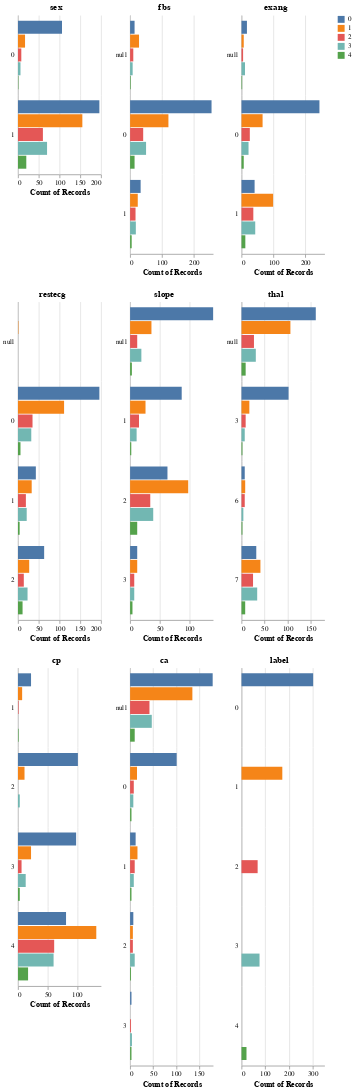

Notebook source saved alongside this figure:
### Code cell
aly.dist(train_df, dtype = 'category', color = 'label')

### Figure 1 — Vega-Lite specification as saved in the notebook (floating-point values rounded to 4 significant figures; data arrays with more than 128 entries replaced by an {"elided": "..."} marker saying what was removed)
{"config": {"view": {"continuousWidth": 300, "continuousHeight": 300, "stroke": null}, "facet": {"spacing": 0}, "scale": {"bandPaddingInner": 0.06, "bandPaddingOuter": 0.4}}, "concat": [{"vconcat": [{"mark": {"type": "bar"}, "encoding": {"color": {"field": "label", "title": null, "type": "nominal"}, "row": {"field": "sex", "header": {"labelAlign": "left", "labelAngle": 0, "labelPadding": 5}, "title": null, "type": "nominal"}, "x": {"aggregate": "count", "type": "quantitative"}, "y": {"axis": {"domain": true, "labels": false, "ticks": false, "title": ""}, "field": "label", "title": null, "type": "nominal"}}, "width": 120}], "data": {"name": "data-7d1beb60c14d08dcee3733198299f00f"}, "title": {"text": "sex", "anchor": "middle"}}, {"vconcat": [{"mark": {"type": "bar"}, "encoding": {"color": {"field": "label", "title": null, "type": "nominal"}, "row": {"field": "fbs", "header": {"labelAlign": "left", "labelAngle": 0, "labelPadding": 5}, "title": null, "type": "nominal"}, "x": {"aggregate": "count", "type": "quantitative"}, "y": {"axis": {"domain": true, "labels": false, "ticks": false, "title": ""}, "field": "label", "title": null, "type": "nominal"}}, "width": 120}], "data": {"name": "data-49249db6bc758934b0478a344b27aa45"}, "title": {"text": "fbs", "anchor": "middle"}}, {"vconcat": [{"mark": {"type": "bar"}, "encoding": {"color": {"field": "label", "title": null, "type": "nominal"}, "row": {"field": "exang", "header": {"labelAlign": "left", "labelAngle": 0, "labelPadding": 5}, "title": null, "type": "nominal"}, "x": {"aggregate": "count", "type": "quantitative"}, "y": {"axis": {"domain": true, "labels": false, "ticks": false, "title": ""}, "field": "label", "title": null, "type": "nominal"}}, "width": 120}], "data": {"name": "data-3e25b73cf51cf43827b6269e353427ba"}, "title": {"text": "exang", "anchor": "middle"}}, {"vconcat": [{"mark": {"type": "bar"}, "encoding": {"color": {"field": "label", "title": null, "type": "nominal"}, "row": {"field": "restecg", "header": {"labelAlign": "left", "labelAngle": 0, "labelPadding": 5}, "title": null, "type": "nominal"}, "x": {"aggregate": "count", "type": "quantitative"}, "y": {"axis": {"domain": true, "labels": false, "ticks": false, "title": ""}, "field": "label", "title": null, "type": "nominal"}}, "width": 120}], "data": {"name": "data-db39d3e3171faf425f9a226032a60e48"}, "title": {"text": "restecg", "anchor": "middle"}}, {"vconcat": [{"mark": {"type": "bar"}, "encoding": {"color": {"field": "label", "title": null, "type": "nominal"}, "row": {"field": "slope", "header": {"labelAlign": "left", "labelAngle": 0, "labelPadding": 5}, "title": null, "type": "nominal"}, "x": {"aggregate": "count", "type": "quantitative"}, "y": {"axis": {"domain": true, "labels": false, "ticks": false, "title": ""}, "field": "label", "title": null, "type": "nominal"}}, "width": 120}], "data": {"name": "data-8f36d23fcf89c184635d50be9efb95aa"}, "title": {"text": "slope", "anchor": "middle"}}, {"vconcat": [{"mark": {"type": "bar"}, "encoding": {"color": {"field": "label", "title": null, "type": "nominal"}, "row": {"field": "thal", "header": {"labelAlign": "left", "labelAngle": 0, "labelPadding": 5}, "title": null, "type": "nominal"}, "x": {"aggregate": "count", "type": "quantitative"}, "y": {"axis": {"domain": true, "labels": false, "ticks": false, "title": ""}, "field": "label", "title": null, "type": "nominal"}}, "width": 120}], "data": {"name": "data-801081cb4ecb8eb2666ca44d06f749d7"}, "title": {"text": "thal", "anchor": "middle"}}, {"vconcat": [{"mark": {"type": "bar"}, "encoding": {"color": {"field": "label", "title": null, "type": "nominal"}, "row": {"field": "cp", "header": {"labelAlign": "left", "labelAngle": 0, "labelPadding": 5}, "title": null, "type": "nominal"}, "x": {"aggregate": "count", "type": "quantitative"}, "y": {"axis": {"domain": true, "labels": false, "ticks": false, "title": ""}, "field": "label", "title": null, "type": "nominal"}}, "width": 120}], "data": {"name": "data-eefe89f02c50cd52aa697e83c4e82000"}, "title": {"text": "cp", "anchor": "middle"}}, {"vconcat": [{"mark": {"type": "bar"}, "encoding": {"color": {"field": "label", "title": null, "type": "nominal"}, "row": {"field": "ca", "header": {"labelAlign": "left", "labelAngle": 0, "labelPadding": 5}, "title": null, "type": "nominal"}, "x": {"aggregate": "count", "type": "quantitative"}, "y": {"axis": {"domain": true, "labels": false, "ticks": false, "title": ""}, "field": "label", "title": null, "type": "nominal"}}, "width": 120}], "data": {"name": "data-f8e66a5efc0e198d244cede105d0be6e"}, "title": {"text": "ca", "anchor": "middle"}}, {"vconcat": [{"mark": {"type": "bar"}, "encoding": {"color": {"field": "label", "title": null, "type": "nominal"}, "row": {"field": "label", "header": {"labelAlign": "left", "labelAngle": 0, "labelPadding": 5}, "title": null, "type": "nominal"}, "x": {"aggregate": "count", "type": "quantitative"}, "y": {"axis": {"domain": true, "labels": false, "ticks": false, "title": ""}, "field": "label", "title": null, "type": "nominal"}}, "width": 120}], "data": {"name": "data-4f548b468b909871720a53ae076e573d"}, "title": {"text": "label", "anchor": "middle"}}], "columns": 3, "$schema": "https://vega.github.io/schema/vega-lite/v5.20.1.json", "datasets": {"data-7d1beb60c14d08dcee3733198299f00f": {"elided": "639 records"}, "data-49249db6bc758934b0478a344b27aa45": {"elided": "639 records"}, "data-3e25b73cf51cf43827b6269e353427ba": {"elided": "639 records"}, "data-db39d3e3171faf425f9a226032a60e48": {"elided": "639 records"}, "data-8f36d23fcf89c184635d50be9efb95aa": {"elided": "639 records"}, "data-801081cb4ecb8eb2666ca44d06f749d7": {"elided": "639 records"}, "data-eefe89f02c50cd52aa697e83c4e82000": {"elided": "639 records"}, "data-f8e66a5efc0e198d244cede105d0be6e": {"elided": "639 records"}, "data-4f548b468b909871720a53ae076e573d": {"elided": "639 records"}}}
